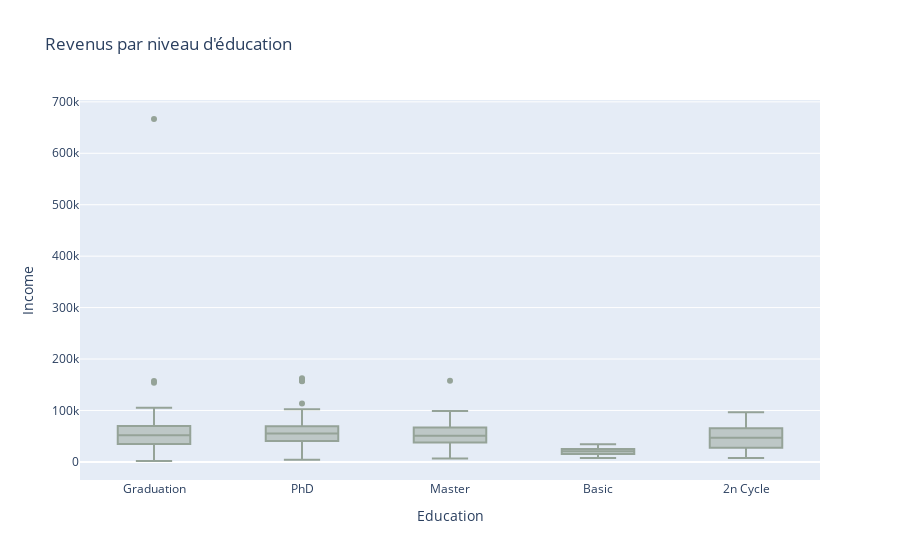

Notebook source saved alongside this figure:
### Code cell
couleurs = ['#95A398']


fig = px.box(data, x='Education', y='Income', title='Revenus par niveau d\'éducation',
             color_discrete_sequence=couleurs)
fig.show()

### Figure 1 — Plotly figure (JSON) as saved in the notebook; plotly's stock layout.template omitted (floating-point values rounded to 4 significant figures; data arrays with more than 128 entries replaced by an {"elided": "..."} marker saying what was removed)
{"data": [{"alignmentgroup": "True", "hovertemplate": "Education=%{x}<br>Income=%{y}<extra></extra>", "legendgroup": "", "marker": {"color": "#95A398"}, "name": "", "notched": false, "offsetgroup": "", "orientation": "v", "showlegend": false, "type": "box", "x": {"elided": "2240 str values"}, "x0": " ", "xaxis": "x", "y": {"elided": "2240 int values"}, "y0": " ", "yaxis": "y"}], "layout": {"boxmode": "group", "legend": {"tracegroupgap": 0}, "title": {"text": "Revenus par niveau d'éducation"}, "xaxis": {"anchor": "y", "domain": [0, 1], "title": {"text": "Education"}}, "yaxis": {"anchor": "x", "domain": [0, 1], "title": {"text": "Income"}}}}
